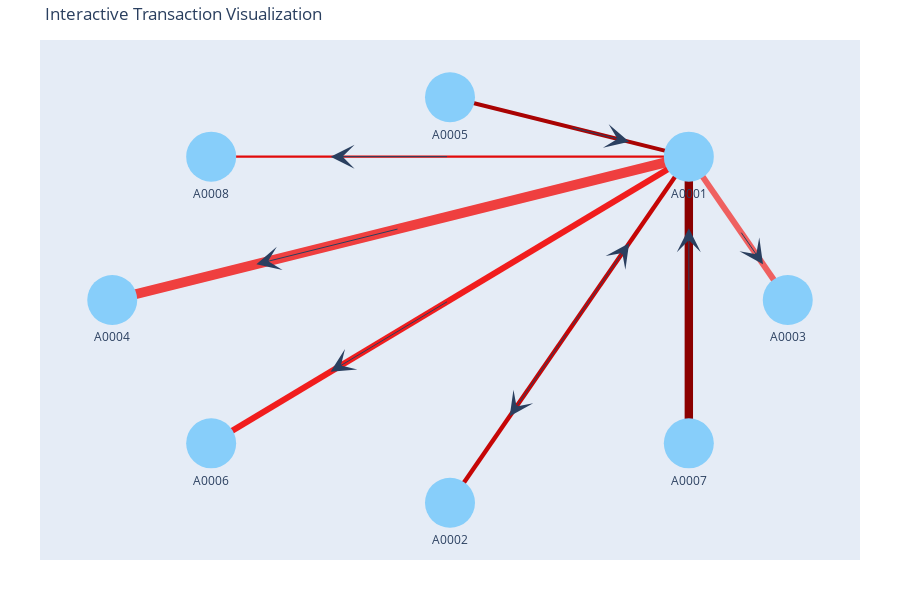

Here is the notebook cell this chart was saved with:
### Code cell
go.Figure(figure)

### Figure 1 — Plotly figure (JSON) as saved in the notebook; plotly's stock layout.template omitted (floating-point values rounded to 4 significant figures)
{"data": [{"line": {"shape": "spline", "width": 2}, "marker": {"color": "rgb(0.9411764705882353, 0.5019607843137255, 0.5019607843137255)"}, "mode": "lines", "opacity": 1, "type": "scatter", "x": [0.3536, 5.962e-09, null], "y": [0.3536, -0.5, null]}, {"line": {"shape": "spline", "width": 6}, "marker": {"color": "rgb(0.9379639179615507, 0.3768820204137995, 0.3768820204137995)"}, "mode": "lines", "opacity": 1, "type": "scatter", "x": [0.3536, 0.5, null], "y": [0.3536, 8.742e-08, null]}, {"line": {"shape": "spline", "width": 10}, "marker": {"color": "rgb(0.9386233366586072, 0.2479312851901323, 0.2479312851901323)"}, "mode": "lines", "opacity": 1, "type": "scatter", "x": [0.3536, -0.5, null], "y": [0.3536, -4.371e-08, null]}, {"line": {"shape": "spline", "width": 6}, "marker": {"color": "rgb(0.9431547266794043, 0.11510857864272439, 0.11510857864272439)"}, "mode": "lines", "opacity": 1, "type": "scatter", "x": [0.3536, -0.3536, null], "y": [0.3536, -0.3536, null]}, {"line": {"shape": "spline", "width": 2.4}, "marker": {"color": "rgb(0.8878706412142321, 0.04210134758128603, 0.04210134758128603)"}, "mode": "lines", "opacity": 1, "type": "scatter", "x": [0.3536, -0.3536, null], "y": [0.3536, 0.3536, null]}, {"line": {"shape": "spline", "width": 4.4}, "marker": {"color": "rgb(0.7774850785384576, 0.024195593730449882, 0.024195593730449882)"}, "mode": "lines", "opacity": 1, "type": "scatter", "x": [5.962e-09, 0.3536, null], "y": [-0.5, 0.3536, null]}, {"line": {"shape": "spline", "width": 4}, "marker": {"color": "rgb(0.6632275445389422, 0.010161811203354576, 0.010161811203354576)"}, "mode": "lines", "opacity": 1, "type": "scatter", "x": [-1.689e-07, 0.3536, null], "y": [0.5, 0.3536, null]}, {"line": {"shape": "spline", "width": 8.4}, "marker": {"color": "rgb(0.5450980392156861, 0.0, 0.0)"}, "mode": "lines", "opacity": 1, "type": "scatter", "x": [0.3536, 0.3536, null], "y": [-0.3536, 0.3536, null]}, {"hoverinfo": "text", "hovertext": ["CustomerName: Alice<br>AccountType: Type1", "CustomerName: Bob<br>AccountType: Type1", "CustomerName: Cindy<br>AccountType: Type2", "CustomerName: David<br>AccountType: Type2", "CustomerName: Elle<br>AccountType: Type3", "CustomerName: Steve<br>AccountType: Type2", "CustomerName: John<br>AccountType: Type1", "CustomerName: Stella<br>AccountType: Type2"], "marker": {"color": "LightSkyBlue", "size": 50}, "mode": "markers+text", "text": ["A0001", "A0002", "A0003", "A0004", "A0005", "A0006", "A0007", "A0008"], "textposition": "bottom center", "type": "scatter", "x": [0.3536, 5.962e-09, 0.5, -0.5, -1.689e-07, -0.3536, 0.3536, -0.3536], "y": [0.3536, -0.5, 8.742e-08, -4.371e-08, 0.5, -0.3536, -0.3536, 0.3536]}, {"hoverinfo": "text", "hovertext": ["From: A0001<br>To: A0002<br>TransactionAmt: 100<br>TransactionDate: 1/1/2018", "From: A0001<br>To: A0003<br>TransactionAmt: 300<br>TransactionDate: 5/6/2017", "From: A0001<br>To: A0004<br>TransactionAmt: 500<br>TransactionDate: 10/3/2018", "From: A0001<br>To: A0006<br>TransactionAmt: 300<br>TransactionDate: 8/4/2015", "From: A0001<br>To: A0008<br>TransactionAmt: 120<br>TransactionDate: 7/7/2018", "From: A0002<br>To: A0001<br>TransactionAmt: 220<br>TransactionDate: 3/9/2013", "From: A0005<br>To: A0001<br>TransactionAmt: 200<br>TransactionDate: 12/4/2018", "From: A0007<br>To: A0001<br>TransactionAmt: 420<br>TransactionDate: 1/9/2016"], "marker": {"color": "LightSkyBlue", "size": 20}, "mode": "markers", "opacity": 0, "type": "scatter", "x": [0.1768, 0.4268, -0.07322, 1.49e-08, 4.47e-08, 0.1768, 0.1768, 0.3536], "y": [-0.07322, 0.1768, 0.1768, -2.98e-08, 0.3536, -0.07322, 0.4268, 5.96e-08]}], "layout": {"annotations": [{"arrowhead": 3, "arrowsize": 4, "arrowwidth": 1, "ax": 0.1768, "axref": "x", "ay": -0.07322, "ayref": "y", "opacity": 1, "showarrow": true, "x": 0.08839, "xref": "x", "y": -0.2866, "yref": "y"}, {"arrowhead": 3, "arrowsize": 4, "arrowwidth": 1, "ax": 0.4268, "axref": "x", "ay": 0.1768, "ayref": "y", "opacity": 1, "showarrow": true, "x": 0.4634, "xref": "x", "y": 0.08839, "yref": "y"}, {"arrowhead": 3, "arrowsize": 4, "arrowwidth": 1, "ax": -0.07322, "axref": "x", "ay": 0.1768, "ayref": "y", "opacity": 1, "showarrow": true, "x": -0.2866, "xref": "x", "y": 0.08839, "yref": "y"}, {"arrowhead": 3, "arrowsize": 4, "arrowwidth": 1, "ax": 1.49e-08, "axref": "x", "ay": -2.98e-08, "ayref": "y", "opacity": 1, "showarrow": true, "x": -0.1768, "xref": "x", "y": -0.1768, "yref": "y"}, {"arrowhead": 3, "arrowsize": 4, "arrowwidth": 1, "ax": 4.47e-08, "axref": "x", "ay": 0.3536, "ayref": "y", "opacity": 1, "showarrow": true, "x": -0.1768, "xref": "x", "y": 0.3536, "yref": "y"}, {"arrowhead": 3, "arrowsize": 4, "arrowwidth": 1, "ax": 0.1768, "axref": "x", "ay": -0.07322, "ayref": "y", "opacity": 1, "showarrow": true, "x": 0.2652, "xref": "x", "y": 0.1402, "yref": "y"}, {"arrowhead": 3, "arrowsize": 4, "arrowwidth": 1, "ax": 0.1768, "axref": "x", "ay": 0.4268, "ayref": "y", "opacity": 1, "showarrow": true, "x": 0.2652, "xref": "x", "y": 0.3902, "yref": "y"}, {"arrowhead": 3, "arrowsize": 4, "arrowwidth": 1, "ax": 0.3536, "axref": "x", "ay": 5.96e-08, "ayref": "y", "opacity": 1, "showarrow": true, "x": 0.3536, "xref": "x", "y": 0.1768, "yref": "y"}], "clickmode": "event+select", "height": 600, "hovermode": "closest", "margin": {"b": 40, "l": 40, "r": 40, "t": 40}, "showlegend": false, "title": {"text": "Interactive Transaction Visualization"}, "xaxis": {"showgrid": false, "showticklabels": false, "zeroline": false}, "yaxis": {"showgrid": false, "showticklabels": false, "zeroline": false}}}
